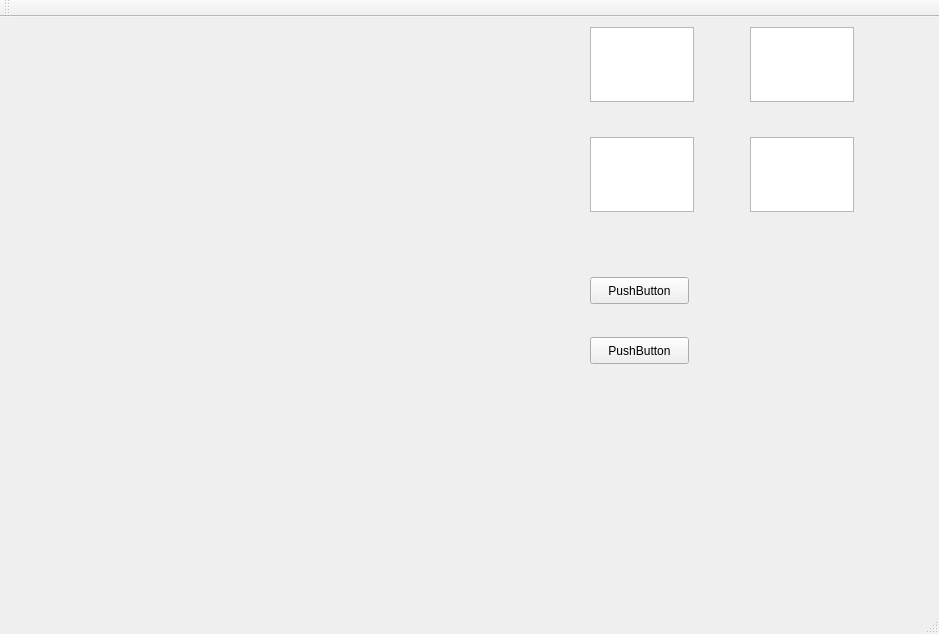
<?xml version="1.0" encoding="UTF-8"?>
<ui version="4.0">
 <class>MainWindow</class>
 <widget class="QMainWindow" name="MainWindow">
  <property name="geometry">
   <rect>
    <x>0</x>
    <y>0</y>
    <width>939</width>
    <height>634</height>
   </rect>
  </property>
  <property name="windowTitle">
   <string>MainWindow</string>
  </property>
  <widget class="QWidget" name="centralWidget">
   <widget class="QLabel" name="label">
    <property name="geometry">
     <rect>
      <x>0</x>
      <y>-31</y>
      <width>400</width>
      <height>431</height>
     </rect>
    </property>
    <property name="text">
     <string/>
    </property>
   </widget>
   <widget class="QTextEdit" name="textEdit">
    <property name="geometry">
     <rect>
      <x>590</x>
      <y>10</y>
      <width>104</width>
      <height>75</height>
     </rect>
    </property>
   </widget>
   <widget class="QPushButton" name="pushButton">
    <property name="geometry">
     <rect>
      <x>590</x>
      <y>260</y>
      <width>99</width>
      <height>27</height>
     </rect>
    </property>
    <property name="text">
     <string>PushButton</string>
    </property>
   </widget>
   <widget class="QTextEdit" name="textEdit_2">
    <property name="geometry">
     <rect>
      <x>750</x>
      <y>10</y>
      <width>104</width>
      <height>75</height>
     </rect>
    </property>
   </widget>
   <widget class="QTextEdit" name="textEdit_3">
    <property name="geometry">
     <rect>
      <x>590</x>
      <y>120</y>
      <width>104</width>
      <height>75</height>
     </rect>
    </property>
   </widget>
   <widget class="QTextEdit" name="textEdit_4">
    <property name="geometry">
     <rect>
      <x>750</x>
      <y>120</y>
      <width>104</width>
      <height>75</height>
     </rect>
    </property>
   </widget>
   <widget class="QPushButton" name="pushButton_2">
    <property name="geometry">
     <rect>
      <x>590</x>
      <y>320</y>
      <width>99</width>
      <height>27</height>
     </rect>
    </property>
    <property name="text">
     <string>PushButton</string>
    </property>
   </widget>
  </widget>
  <widget class="QMenuBar" name="menuBar">
   <property name="geometry">
    <rect>
     <x>0</x>
     <y>0</y>
     <width>939</width>
     <height>25</height>
    </rect>
   </property>
  </widget>
  <widget class="QToolBar" name="mainToolBar">
   <attribute name="toolBarArea">
    <enum>TopToolBarArea</enum>
   </attribute>
   <attribute name="toolBarBreak">
    <bool>false</bool>
   </attribute>
  </widget>
  <widget class="QStatusBar" name="statusBar"/>
 </widget>
 <layoutdefault spacing="6" margin="11"/>
 <resources/>
 <connections/>
</ui>
